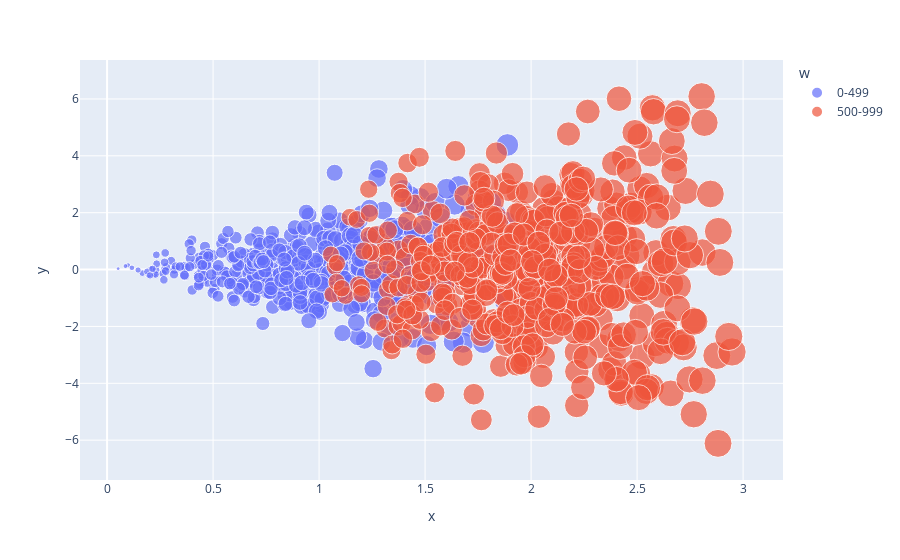

This figure's notebook cell:
### Code cell
# plotly
fig = px.scatter(data,x='x',y='y',color='w',size='x',hover_data=['w'])
fig.show()

### Figure 1 — Plotly figure (JSON) as saved in the notebook; plotly's stock layout.template omitted (floating-point values rounded to 4 significant figures; data arrays with more than 128 entries replaced by an {"elided": "..."} marker saying what was removed)
{"data": [{"customdata": {"elided": "500x1 str values"}, "hovertemplate": "w=%{customdata[0]}<br>x=%{marker.size}<br>y=%{y}<extra></extra>", "legendgroup": "0-499", "marker": {"color": "#636efa", "size": {"elided": "500 float values"}, "sizemode": "area", "sizeref": 0.00737, "symbol": "circle"}, "mode": "markers", "name": "0-499", "orientation": "v", "showlegend": true, "type": "scatter", "x": {"elided": "500 float values"}, "xaxis": "x", "y": {"elided": "500 float values"}, "yaxis": "y"}, {"customdata": {"elided": "500x1 str values"}, "hovertemplate": "w=%{customdata[0]}<br>x=%{marker.size}<br>y=%{y}<extra></extra>", "legendgroup": "500-999", "marker": {"color": "#EF553B", "size": {"elided": "500 float values"}, "sizemode": "area", "sizeref": 0.00737, "symbol": "circle"}, "mode": "markers", "name": "500-999", "orientation": "v", "showlegend": true, "type": "scatter", "x": {"elided": "500 float values"}, "xaxis": "x", "y": {"elided": "500 float values"}, "yaxis": "y"}], "layout": {"legend": {"itemsizing": "constant", "title": {"text": "w"}, "tracegroupgap": 0}, "margin": {"t": 60}, "xaxis": {"anchor": "y", "domain": [0, 1], "title": {"text": "x"}}, "yaxis": {"anchor": "x", "domain": [0, 1], "title": {"text": "y"}}}}
